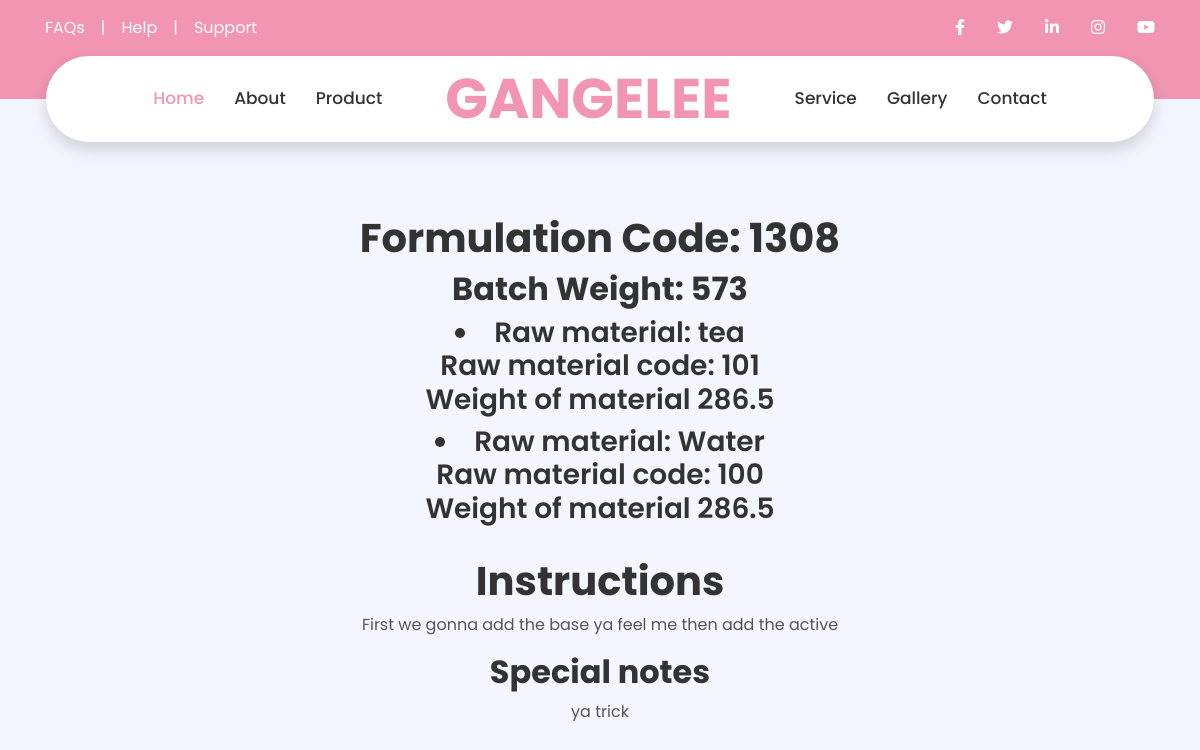
The app's page /Formulation/9bdd9b46-bae2-47ad-b421-5ad77a6c3335/, older data.
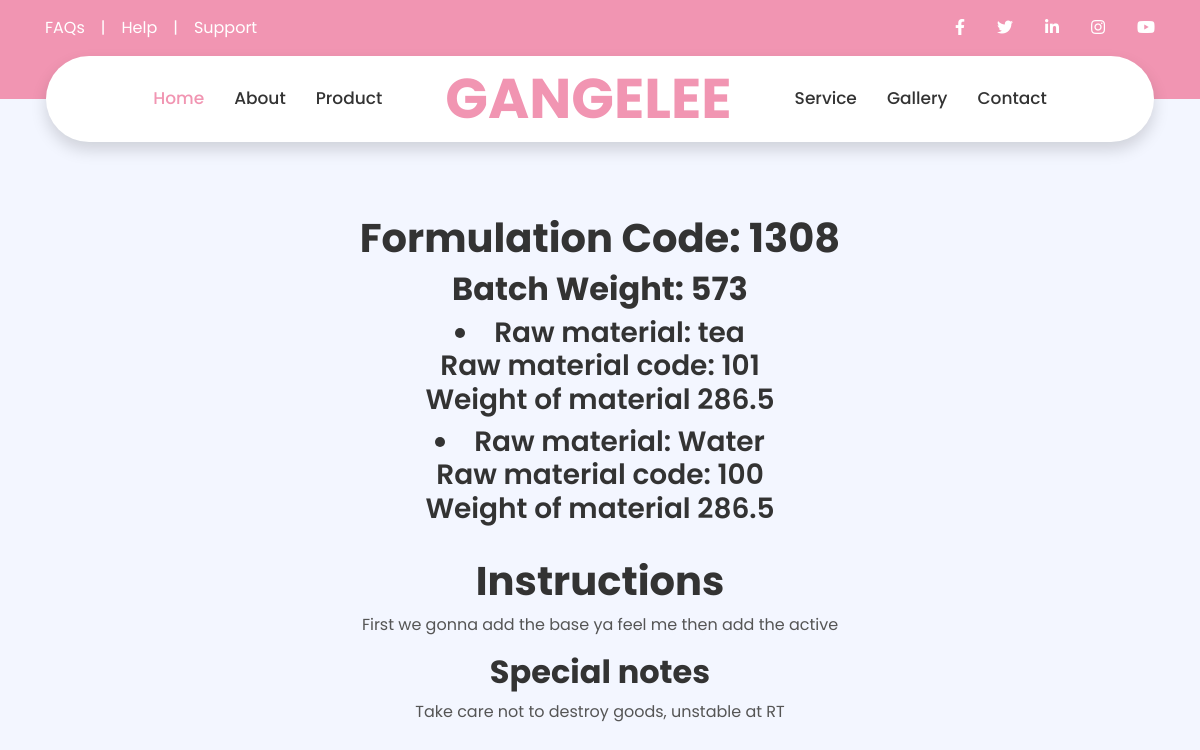
The same page, newer data.
### formulator/models.py (models this page shows, shortened)
class Instruction(models.Model):
    instructions = models.CharField(max_length=200)
    special_notes = models.CharField(max_length=200)
    formulation_field =  models.OneToOneField(
        Formulation,
        on_delete=models.CASCADE
    )
    id = models.UUIDField(default=uuid.uuid4, unique=True,primary_key=True,editable=False)

### formulator/views.py (the view)
# urls.py: path('Formulation/<str:pk>/',views.FormulationInformation ,name='formulationpage'),
def FormulationInformation(request, pk):
    FormulationObject = Formulation.objects.get(id=pk)
    test = 100
    Raw_Materials = FormulationObject.Raw_Materials.all()
    InstructionObj = Instruction.objects.filter(formulation_field=FormulationObject)
    context = {'formulation':FormulationObject, 'Instructions':InstructionObj, 'test':test}
    return render(request, 'Formulator/FormulationInformation.html',context)

### formulator/models.py (called while the page is built)
    def actual_weight(self):
        return (float(0.01) * float(self.percentage_weight)) * float(self.Total_Formation_Weight)

### formulator/templates/Formulator/FormulationInformation.html (shortened to what this page needs)
{% extends 'main.html' %}
{% load static %}
     {% block content %}
     <br><br><br>
{% load mathfilters %}
<Center>
<H1>Formulation Code: {{formulation.Code}}</H1>
<H2>Batch Weight: {{formulation.Total_Formation_Weight}}</H2>
{% for i in formulation.Raw_Materials.all %}
<h3><li>Raw material: {{i.Name}} <br>
     Raw material code: {{i.Code}} <br>
     Weight of material {{formulation.actual_weight}}
</li></h3>
{% endfor %}
<br>
<h1>Instructions</h1>
{% for i in Instructions %}
<p>{{i.instructions}}</p>
<h2>Special notes</h2>
<p>{{i.special_notes}}</p>
{% endfor %}
</Center>
{% endblock content %}

Row changes from the older to the newer data that the page shows:
changed Instruction "First we gonna add the base ya feel me then add the active": special_notes "ya trick" → "Take care not to destroy goods, unstable at RT"
